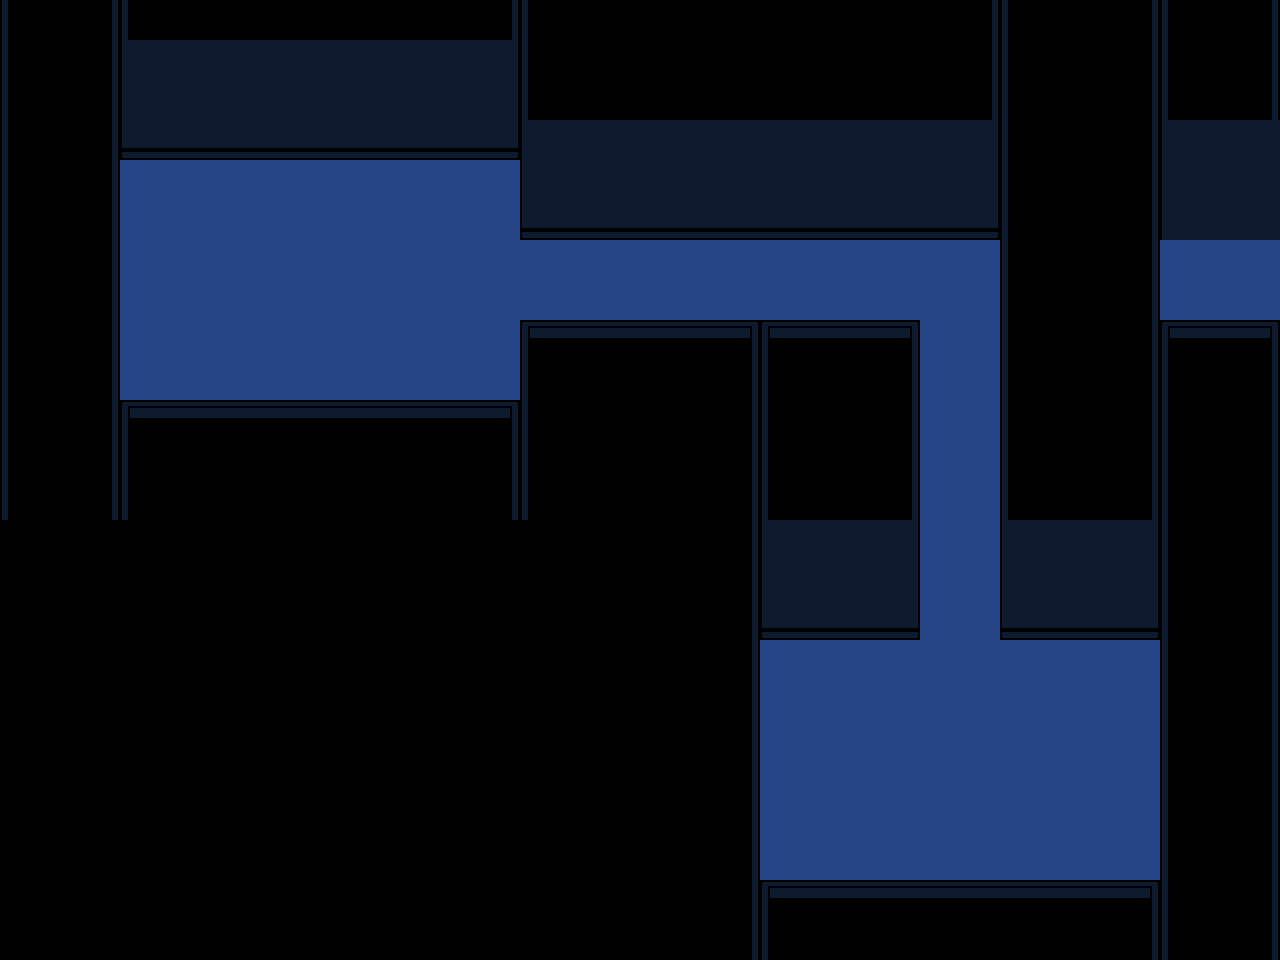

This game map was drawn from its Tiled (.tmx) file and the tilesets committed beside it. A one-line description and the full map source follow:
An orthogonal 32x24 tile map with 40x40 px tiles, 1 tile layer (Tile Layer 1) and 9 objects (3x cameratarget, target1, target2, target3, spawn).

<map version="1.8" tiledversion="1.8.4" orientation="orthogonal" renderorder="right-down" width="32" height="24" tilewidth="40" tileheight="40" infinite="0" nextlayerid="5" nextobjectid="14">
 <editorsettings>
  <export target="test1.lua" format="lua" />
 </editorsettings>
 <tileset firstgid="1" source="../tilesets/alley.tsx" />
 <layer id="1" name="Tile Layer 1" width="32" height="24">
  <data encoding="csv">
259,260,261,259,260,260,260,260,260,260,260,260,261,259,260,260,260,260,260,260,260,260,260,260,261,259,260,260,261,259,260,261,
259,260,261,289,290,290,290,290,290,290,290,290,291,259,260,260,260,260,260,260,260,260,260,260,261,259,260,260,261,259,260,261,
259,260,261,289,290,290,290,290,290,290,290,290,291,259,260,260,260,260,260,260,260,260,260,260,261,259,260,260,261,259,260,261,
259,260,261,307,305,305,305,305,305,305,305,305,306,289,290,290,290,290,290,290,290,290,290,290,291,259,260,260,261,289,290,290,
259,260,261,68,68,68,68,68,68,68,68,68,68,289,290,290,290,290,290,290,290,290,290,290,291,259,260,260,261,289,290,290,
259,260,261,68,68,68,68,68,68,68,68,68,68,307,305,305,305,305,305,305,305,305,305,305,306,259,260,260,261,289,290,290,
259,260,261,68,68,68,68,68,68,68,68,68,68,68,68,68,68,68,68,68,68,68,68,68,68,259,260,260,261,68,68,68,
259,260,261,68,68,68,68,68,68,68,68,68,68,68,68,68,68,68,68,68,68,68,68,68,68,259,260,260,261,68,68,68,
259,260,261,68,68,68,68,68,68,68,68,68,68,244,245,245,245,245,246,244,245,245,246,68,68,259,260,260,261,244,245,246,
259,260,261,68,68,68,68,68,68,68,68,68,68,259,260,260,260,260,261,259,260,260,261,68,68,259,260,260,261,259,260,261,
259,260,261,244,245,245,245,245,245,245,245,245,246,259,260,260,260,260,261,259,260,260,261,68,68,259,260,260,261,259,260,261,
259,260,261,259,260,260,260,260,260,260,260,260,261,259,260,260,260,260,261,259,260,260,261,68,68,259,260,260,261,259,260,261,
259,260,261,259,260,260,260,260,260,260,260,260,261,259,260,260,260,260,261,259,260,260,261,68,68,259,260,260,261,259,260,261,
0,0,0,0,0,0,0,0,0,0,0,0,0,0,0,260,260,260,261,289,290,290,291,68,68,289,290,290,291,259,260,261,
0,0,0,0,0,0,0,0,0,0,0,0,0,0,0,260,260,260,261,289,290,290,291,68,68,289,290,290,291,259,260,261,
0,0,0,0,0,0,0,0,0,0,0,0,0,0,0,260,260,260,261,307,305,305,306,68,68,307,305,305,306,259,260,261,
0,0,0,0,0,0,0,0,0,0,0,0,0,0,0,260,260,260,261,68,68,68,68,68,68,68,68,68,68,259,260,261,
0,0,0,0,0,0,0,0,0,0,0,0,0,0,0,260,260,260,261,68,68,68,68,68,68,68,68,68,68,259,260,261,
0,0,0,0,0,0,0,0,0,0,0,0,0,0,0,260,260,260,261,68,68,68,68,68,68,68,68,68,68,259,260,261,
0,0,0,0,0,0,0,0,0,0,0,0,0,0,0,260,260,260,261,68,68,68,68,68,68,68,68,68,68,259,260,261,
0,0,0,0,0,0,0,0,0,0,0,0,0,0,0,260,260,260,261,68,68,68,68,68,68,68,68,68,68,259,260,261,
0,0,0,0,0,0,0,0,0,0,0,0,0,0,0,260,260,260,261,68,68,68,68,68,68,68,68,68,68,259,260,261,
0,0,0,0,0,0,0,0,0,0,0,0,0,0,0,260,260,260,261,244,245,245,245,245,245,245,245,245,246,259,260,261,
0,0,0,0,0,0,0,0,0,0,0,0,0,0,0,260,260,260,261,259,260,260,260,260,260,260,260,260,261,259,260,261
</data>
 </layer>
 <objectgroup id="4" name="ref">
  <object id="7" x="0" y="0" width="640" height="480" />
  <object id="8" x="640" y="480" width="640" height="480" />
 </objectgroup>
 <objectgroup id="2" name="objects">
  <object id="1" name="cameratarget" x="120" y="160" width="400" height="240">
   <properties>
    <property name="marker" value="target1" />
    <property name="time" type="float" value="0.66" />
   </properties>
  </object>
  <object id="10" name="cameratarget" x="760" y="512" width="400" height="368">
   <properties>
    <property name="marker" value="target2" />
   </properties>
  </object>
  <object id="11" name="cameratarget" x="716" y="100" width="482" height="357">
   <properties>
    <property name="lockx" type="bool" value="false" />
    <property name="marker" value="target3" />
   </properties>
  </object>
 </objectgroup>
 <objectgroup id="3" name="markers">
  <object id="4" name="target1" x="320" y="240">
   <point />
  </object>
  <object id="9" name="target2" x="960" y="720">
   <point />
  </object>
  <object id="12" name="target3" x="960" y="240">
   <point />
  </object>
  <object id="13" name="spawn" x="320" y="280">
   <point />
  </object>
 </objectgroup>
</map>
